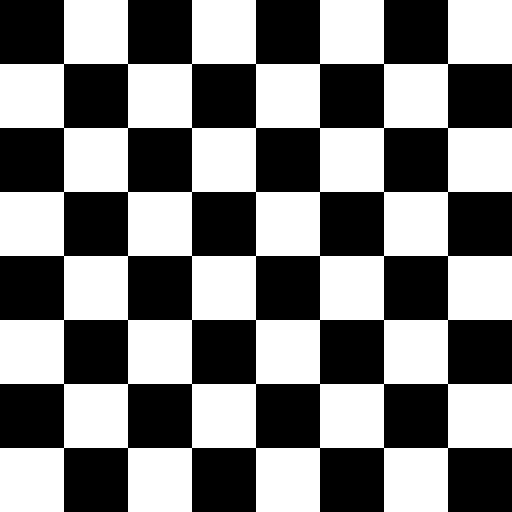
#> input picture projects/projects01/VisionSystem project 1/samples/sample_checkerboard.png, 512 x 512 px
$ python -i features.py   (imports and definitions only)
#> lines starting #> are read from the running program, lines starting #| are printed output that depends on the picture; after the words box and inside, x2 and y2 are one past the last pixel; in counts of white or black regions, pixels touching at a corner belong together
#> further down, picture is the input picture: shape (512, 512, 3); 50% white; 1 white region, box (x1, y1, x2, y2) and area: (0, 0, 512, 512) 131072
"""
Feature Extraction and Texture Analysis Module.
Includes Contour Analysis (Area, Perimeter, Centroid, Convex Hull),
Harris Corner Detection, ORB Features, HOG Descriptor, and LBP Texture analysis.
"""

from typing import Tuple, List, Dict, Any
import numpy as np
import cv2

from skimage.feature import hog, local_binary_pattern


def extract_contours_and_shapes(img: np.ndarray, min_area: float = 100.0) -> Tuple[np.ndarray, List[Dict[str, Any]]]:
    """
    Extracts contours and computes shape metrics for each detected region:
    Area, Perimeter, Centroid, Bounding Box, Convex Hull, Solidity, Circularity.
    Returns (annotated_image, metrics_list).
    """
#> called with min_area = 100
    if img.ndim == 3:
        gray = cv2.cvtColor(img, cv2.COLOR_RGB2GRAY)
#> gray: shape (512, 512); 50% white; 1 white region
        annotated = img.copy()
    else:
        gray = img.copy()
        annotated = cv2.cvtColor(img, cv2.COLOR_GRAY2RGB)

    _, thresh = cv2.threshold(gray, 0, 255, cv2.THRESH_BINARY + cv2.THRESH_OTSU)
    contours, _ = cv2.findContours(thresh, cv2.RETR_EXTERNAL, cv2.CHAIN_APPROX_SIMPLE)
#> contours = 1 contour; box (x1, y1, x2, y2) and area: (0, 0, 512, 512) 203022

    metrics_list: List[Dict[str, Any]] = []

    for idx, cnt in enumerate(contours):
        area = cv2.contourArea(cnt)
        if area < min_area:
            continue

        perimeter = cv2.arcLength(cnt, True)
        M = cv2.moments(cnt)
        cx = int(M['m10'] / (M['m00'] + 1e-5))
        cy = int(M['m01'] / (M['m00'] + 1e-5))

        x, y, w, h = cv2.boundingRect(cnt)
        hull = cv2.convexHull(cnt)
        hull_area = cv2.contourArea(hull)
        solidity = area / float(hull_area) if hull_area > 0 else 0.0
        circularity = (4 * np.pi * area) / (perimeter**2) if perimeter > 0 else 0.0

        # Draw contour & bounding box on image
        cv2.drawContours(annotated, [cnt], -1, (0, 255, 0), 2)
        cv2.drawContours(annotated, [hull], -1, (255, 165, 0), 1)
        cv2.rectangle(annotated, (x, y), (x + w, y + h), (255, 0, 0), 2)
        cv2.circle(annotated, (cx, cy), 4, (0, 0, 255), -1)

        metrics_list.append({
            "id": idx + 1,
            "area": round(area, 2),
            "perimeter": round(perimeter, 2),
            "centroid": (cx, cy),
            "bbox": (x, y, w, h),
            "solidity": round(solidity, 4),
            "circularity": round(circularity, 4)
        })
#> this loop made 1 pass
#> (area, perimeter, cx, cy, x, y, w, h) on pass 1: (203022, 3564.8, 255, 255, 0, 0, 512, 512)
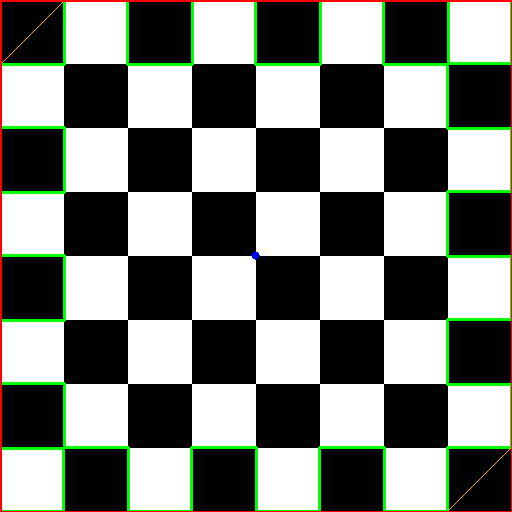
#> annotated: shape (512, 512, 3); 4.31% of pixels changed, all inside (x1, y1, x2, y2) = (0, 0, 512, 512)
#> after the loop, metrics_list = 1 item

    return annotated, metrics_list


# [69 lines left out: functions detect_harris_corners, detect_orb_features, extract_hog_features, extract_lbp_texture, not called in this run]

>>> import cv2
>>> picture = cv2.cvtColor(cv2.imread('../samples/sample_checkerboard.png'), cv2.COLOR_BGR2RGB)
>>> result = extract_contours_and_shapes(picture)
